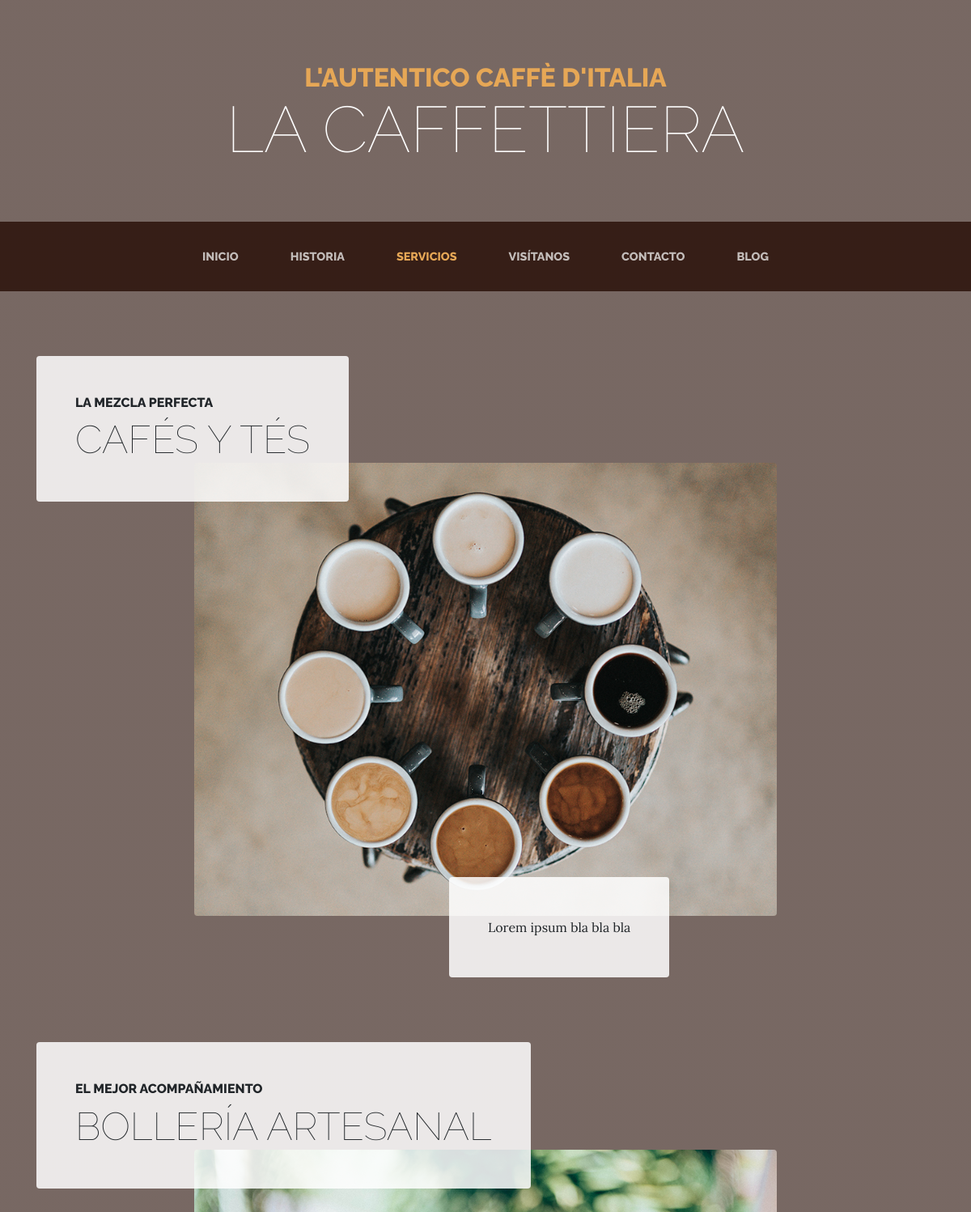
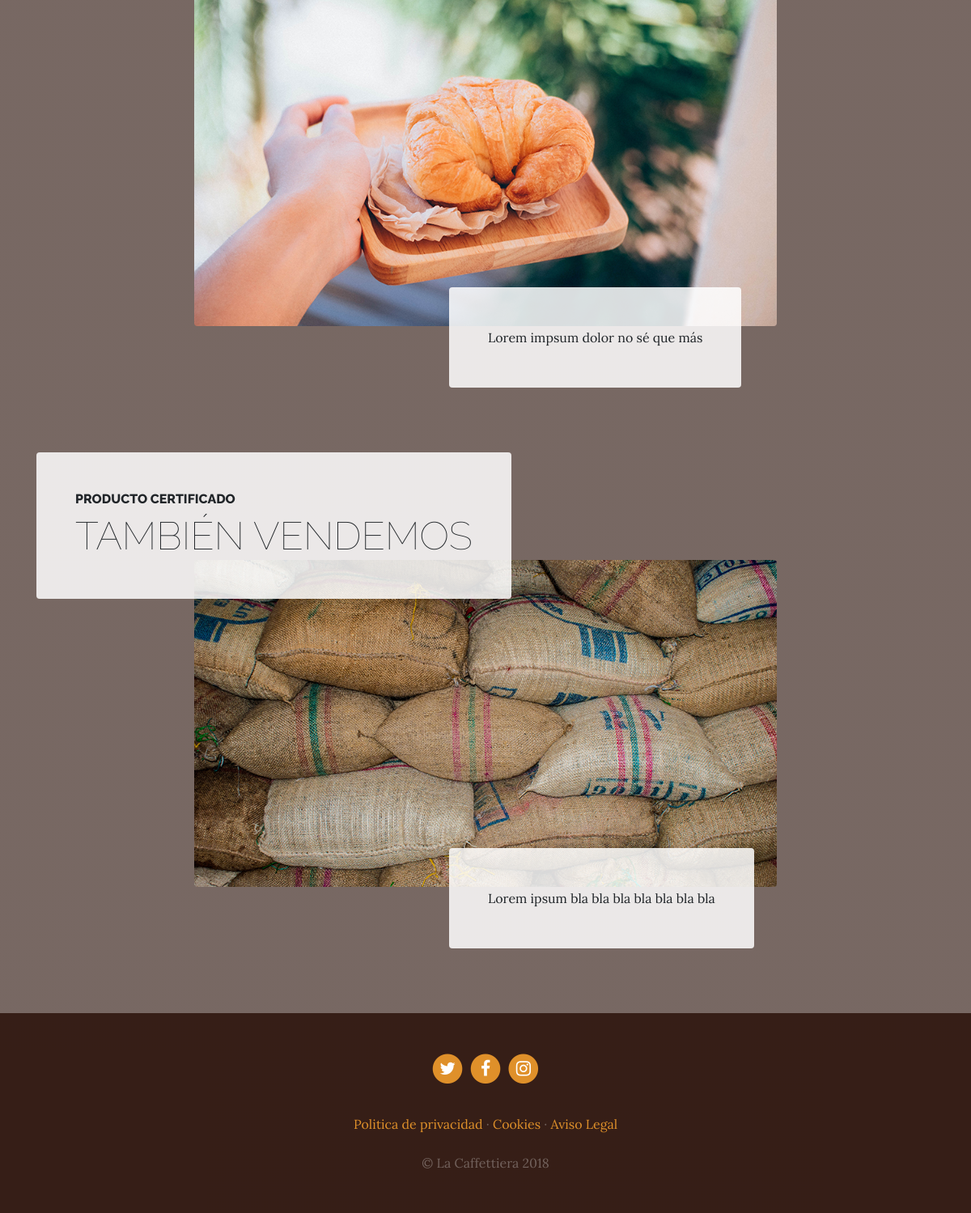
Page /services/ on the committed database (2 pictures, top to bottom).
### services/models.py (models this page shows, shortened)
class Service(models.Model):
    title = models.CharField(max_length=200, verbose_name="Título")
    subtitle = models.CharField(max_length=200, verbose_name="Subtítulo")
    contente = models.TextField(verbose_name="Contenido")
    image = models.ImageField(verbose_name="Imágen", upload_to="services")
    created = models.DateTimeField(auto_now_add=True, verbose_name="Fecha de creación")
    updated = models.DateTimeField(auto_now=True, verbose_name="Fecha de edición")
    class Meta:
        verbose_name = "servicio"
        verbose_name_plural = "servicios"
        ordering = ['-created']

### pages/models.py (models this page shows, shortened)
class Page(models.Model):
    title = models.CharField(verbose_name="Título", max_length=200)
    content = RichTextField(verbose_name="Contenido")
    order = models.SmallIntegerField(verbose_name="Orden", default=0)
    created = models.DateTimeField(auto_now_add=True, verbose_name="Fecha de creación")
    updated = models.DateTimeField(auto_now=True, verbose_name="Fecha de edición")
    class Meta:
        verbose_name = "página"
        verbose_name_plural = "páginas"
        ordering = ['order', 'title']

### services/views.py (the view)
# urls.py: path('', views.services, name="services"),
def services(request):
    services = Service.objects.all()
    return render(request, "services/services.html", {'services':services})

### pages/templatetags/pages_extras.py (called while the page is built)
@register.simple_tag
def get_page_list():
    pages = Page.objects.all()
    return pages

### social/processors.py (called while the page is built)
def ctx_dict(request):
    ctx = {}
    links = Link.objects.all()
    for link in links:
        ctx[link.key] = link.url
    return ctx

### services/templates/services/services.html (shortened to what this page needs)
{% extends 'core/base.html' %}
{% load static %}
{% block content %}
{% for service in services reversed %}
    <section class="page-section">
      <div class="container">
        <div class="product-item">
          <div class="product-item-title d-flex">
            <div class="bg-faded p-5 d-flex mr-auto rounded">
              <h2 class="section-heading mb-0">
                <span class="section-heading-upper">{{service.subtitle}}</span>
                <span class="section-heading-lower">{{service.title}}</span>
              </h2>
            </div>
          </div>
          <img class="product-item-img mx-auto d-flex rounded img-fluid mb-3 mb-lg-0" src="{{service.image.url}}" alt="">
          <div class="product-item-description d-flex ml-auto">
            <div class="bg-faded p-5 rounded">
              <p class="mb-0">{{service.contente}}</p>
            </div>
          </div>
        </div>
      </div>
    </section>
{% endfor %}
{% endblock %}

### core/templates/core/base.html (shortened to what this page needs)
<!DOCTYPE html>
<html lang="es">
  <head>
    {% load static %}
    <link href="{% static 'core/vendor/bootstrap/css/bootstrap.min.css' %}" rel="stylesheet">
    <link href="{% static 'core/vendor/font-awesome/css/font-awesome.min.css' %}" rel="stylesheet" type="text/css">
    <link href="{% static 'core/css/business-casual.css' %}" rel="stylesheet">
  </head>
  <body>
    <h1 class="site-heading text-center text-white d-none d-lg-block">
      <span class="site-heading-upper text-primary mb-3">L'autentico caffè d'italia</span>
      <span class="site-heading-lower">La Caffettiera</span>
    </h1>
    <nav class="navbar navbar-expand-lg navbar-dark py-lg-4" id="mainNav">
      <div class="container">
        <div class="collapse navbar-collapse" id="navbarResponsive">
          <ul class="navbar-nav mx-auto">
            <li class="nav-item {% if request.path == '/' %} active{% endif %} px-lg-4">
              <a class="nav-link text-uppercase text-expanded" href="{% url 'home' %}">Inicio</a>
            </li>
            <li class="nav-item px-lg-4 {% if request.path == '/about/' %} active{% endif %}">
              <a class="nav-link text-uppercase text-expanded" href="{% url 'about' %}">Historia</a>
            </li>
            <li class="nav-item px-lg-4 {% if request.path == '/services/' %} active{% endif %}">
              <a class="nav-link text-uppercase text-expanded" href="{% url 'services' %}">Servicios</a>
            </li>
            <li class="nav-item px-lg-4 {% if request.path == '/store/' %} active{% endif %}">
              <a class="nav-link text-uppercase text-expanded" href="{% url 'store' %}">Visítanos</a>
            </li>
            <li class="nav-item px-lg-4 {% if request.path == '/contact/' %} active{% endif %}">
              <a class="nav-link text-uppercase text-expanded" href="{% url 'contact' %}">Contacto</a>
            </li>
            <li class="nav-item px-lg-4 {% if request.path|slice:":6" == '/blog/' %} active{% endif %}">
              <a class="nav-link text-uppercase text-expanded" href="{% url 'blog' %}">Blog</a>
            </li>
          </ul>
        </div>
      </div>
    </nav>
    {% block content %} {% endblock %}
    <footer class="footer text-faded text-center py-5">
      <div class="container">
        <p class="m-0">
          {% if LINK_TWITTER %}
            <a href="{{LINK_TWITTER}}" class="link">
              <span class="fa-stack fa-lg">
                <i class="fa fa-circle fa-stack-2x"></i>
                <i class="fa fa-twitter fa-stack-1x fa-inverse"></i>
              </span>
            </a>
          {% endif %}
          {% if LINK_FACEBOOK %}
            <a href="{{LINK_FACEBOOK}}" class="link">
              <span class="fa-stack fa-lg">
                <i class="fa fa-circle fa-stack-2x"></i>
                <i class="fa fa-facebook fa-stack-1x fa-inverse"></i>
              </span>
            </a>
          {% endif %}
          {% if LINK_INSTAGRAM %}
            <a href="{{LINK_INSTAGRAM}}" class="link">
              <span class="fa-stack fa-lg">
                <i class="fa fa-circle fa-stack-2x"></i>
                <i class="fa fa-instagram fa-stack-1x fa-inverse"></i>
              </span>
            </a>
          {% endif %}
	    </p>
        <p class="m-0 mbt">
          {% load pages_extras %}
          {% get_page_list as page_list %}
          {% for page in page_list %}
          <a href="{% url 'page' page.id page.title|slugify %}" class="link">{{page.title}}</a> {% if not forloop.last %}·{% endif %}
          {% endfor %}
		</p>
        <p class="m-0 mbt1">&copy; La Caffettiera 2018</p>
      </div>
	</footer>
  </body>
</html>

### core/static/core/css/business-casual.css (style rules this page uses)
body { font-family: 'Lora'; background: linear-gradient(rgba(47, 23, 15, 0.65), rgba(47, 23, 15, 0.65)), url("../img/bg.jpg"); background-attachment: fixed; background-position: center; background-size: cover; }
h1, h2, h3, h4, h5, h6 { font-family: 'Raleway'; }
p { line-height: 1.75; }
.text-faded { color: rgba(255, 255, 255, 0.3); }
.site-heading { margin-top: 5rem; margin-bottom: 5rem; text-transform: uppercase; line-height: 1; font-family: 'Raleway'; }
.site-heading .site-heading-upper { display: block; font-size: 2rem; font-weight: 800; }
.site-heading .site-heading-lower { font-size: 5rem; font-weight: 100; line-height: 4rem; }
.page-section { margin-top: 5rem; margin-bottom: 5rem; }
.section-heading { text-transform: uppercase; }
.section-heading .section-heading-upper { display: block; font-size: 1rem; font-weight: 800; padding-bottom:.5rem; }
.section-heading .section-heading-lower { display: block; font-size: 3rem; font-weight: 100; }
.bg-faded { background-color: rgba(255, 255, 255, 0.85); }
#mainNav { background-color: rgba(47, 23, 15, 0.9); font-family: 'Raleway'; }
#mainNav .navbar-nav .nav-item .nav-link { color: rgba(255, 255, 255, 0.7); font-weight: 800; }
#mainNav .navbar-nav .nav-item.active .nav-link { color: #e6a756; }
@media (min-width: 992px) { #mainNav .navbar-nav .nav-item .nav-link { font-size: 0.9rem; } }
@media (min-width: 992px) { .product-item .product-item-title { position: relative; z-index: 1; margin-bottom: -3rem; } }
@media (min-width: 992px) { .product-item .product-item-img { position: relative; z-index: 0; max-width: 60vw; } }
@media (min-width: 992px) { .product-item .product-item-description { position: relative; z-index: 1; margin-top: -3rem; max-width: 50vw; } }
.footer { background-color: rgba(47, 23, 15, 0.9); }
.text-primary { color: #e6a756 !important; }
.mbt { padding-top: 2rem; }
.mbt1 { padding-top: 1.25rem; }
a.link { color: #df902a; }

### rows in the picture
Service: subtitle "LA MEZCLA PERFECTA", title "CAFÉS Y TÉS", image (picture), contente "Lorem ipsum bla bla bla"
Service: subtitle "EL MEJOR ACOMPAÑAMIENTO", title "BOLLERÍA ARTESANAL", image (picture), contente "Lorem impsum dolor no sé que más"
Service: subtitle "PRODUCTO CERTIFICADO", title "TAMBIÉN VENDEMOS", image (picture), contente "Lorem ipsum bla bla bla bla bla bla bla"
Page: title "Politica de privacidad"
Page: title "Cookies"
Page: title "Aviso Legal"
